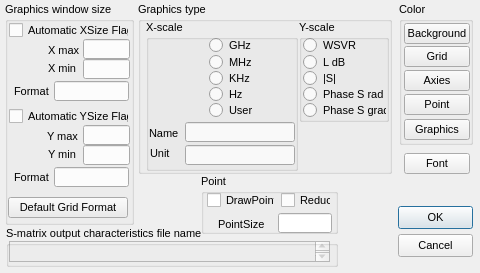
<?xml version="1.0" encoding="UTF-8"?>
<!-- Файл создан tools/rc2ui.py из ресурсов Windows-версии. Не править вручную. -->
<ui version="4.0">
 <class>IDD_DIALOG1</class>
 <widget class="QDialog" name="IDD_DIALOG1">
  <property name="geometry">
   <rect>
    <x>0</x>
    <y>0</y>
    <width>480</width>
    <height>273</height>
   </rect>
  </property>
  <property name="minimumSize">
   <size>
    <width>480</width>
    <height>273</height>
   </size>
  </property>
  <property name="maximumSize">
   <size>
    <width>480</width>
    <height>273</height>
   </size>
  </property>
  <property name="windowTitle">
   <string notr="true">Viewport</string>
  </property>
  <property name="font">
   <font>
    <pointsize>8</pointsize>
   </font>
  </property>
   <widget class="QCheckBox" name="IDC_GRPAR_POINTFLAG2">
    <property name="geometry">
     <rect>
      <x>281</x>
      <y>190</y>
      <width>50</width>
      <height>20</height>
     </rect>
    </property>
    <property name="text">
     <string notr="true">Reduct</string>
    </property>
   </widget>
   <widget class="QPushButton" name="IDOK7">
    <property name="geometry">
     <rect>
      <x>404</x>
      <y>119</y>
      <width>66</width>
      <height>21</height>
     </rect>
    </property>
    <property name="text">
     <string notr="true">Graphics</string>
    </property>
   </widget>
   <widget class="QGroupBox" name="IDC_STATIC_16">
    <property name="geometry">
     <rect>
      <x>201</x>
      <y>174</y>
      <width>137</width>
      <height>60</height>
     </rect>
    </property>
    <property name="title">
     <string notr="true">Point</string>
    </property>
   </widget>
   <widget class="QLabel" name="IDC_STATIC_15">
    <property name="geometry">
     <rect>
      <x>218</x>
      <y>216</y>
      <width>53</width>
      <height>16</height>
     </rect>
    </property>
    <property name="alignment">
     <set>Qt::AlignLeft|Qt::AlignVCenter</set>
    </property>
    <property name="text">
     <string notr="true">PointSize</string>
    </property>
   </widget>
   <widget class="QLineEdit" name="IDC_GRPAR_POINTSIZE__">
    <property name="geometry">
     <rect>
      <x>278</x>
      <y>213</y>
      <width>54</width>
      <height>20</height>
     </rect>
    </property>
   </widget>
   <widget class="QPushButton" name="ID_DEFAULT_GRID_FORMAT">
    <property name="geometry">
     <rect>
      <x>8</x>
      <y>197</y>
      <width>120</width>
      <height>21</height>
     </rect>
    </property>
    <property name="text">
     <string notr="true">Default Grid Format</string>
    </property>
   </widget>
   <widget class="QLabel" name="IDC_STATIC_14">
    <property name="geometry">
     <rect>
      <x>14</x>
      <y>83</y>
      <width>41</width>
      <height>16</height>
     </rect>
    </property>
    <property name="alignment">
     <set>Qt::AlignLeft|Qt::AlignVCenter</set>
    </property>
    <property name="text">
     <string notr="true">Format</string>
    </property>
   </widget>
   <widget class="QLineEdit" name="IDC_GRPAR_XFORMAT">
    <property name="geometry">
     <rect>
      <x>54</x>
      <y>81</y>
      <width>75</width>
      <height>20</height>
     </rect>
    </property>
   </widget>
   <widget class="QLabel" name="IDC_STATIC_13">
    <property name="geometry">
     <rect>
      <x>14</x>
      <y>169</y>
      <width>41</width>
      <height>16</height>
     </rect>
    </property>
    <property name="alignment">
     <set>Qt::AlignLeft|Qt::AlignVCenter</set>
    </property>
    <property name="text">
     <string notr="true">Format</string>
    </property>
   </widget>
   <widget class="QLineEdit" name="IDC_GRPAR_YFORMAT">
    <property name="geometry">
     <rect>
      <x>54</x>
      <y>167</y>
      <width>75</width>
      <height>20</height>
     </rect>
    </property>
   </widget>
   <widget class="QLabel" name="IDC_STATIC_12">
    <property name="geometry">
     <rect>
      <x>150</x>
      <y>145</y>
      <width>32</width>
      <height>16</height>
     </rect>
    </property>
    <property name="alignment">
     <set>Qt::AlignLeft|Qt::AlignVCenter</set>
    </property>
    <property name="text">
     <string notr="true">Unit</string>
    </property>
   </widget>
   <widget class="QLabel" name="IDC_STATIC_11">
    <property name="geometry">
     <rect>
      <x>149</x>
      <y>125</y>
      <width>32</width>
      <height>16</height>
     </rect>
    </property>
    <property name="alignment">
     <set>Qt::AlignLeft|Qt::AlignVCenter</set>
    </property>
    <property name="text">
     <string notr="true">Name</string>
    </property>
   </widget>
   <widget class="QLineEdit" name="IDC_GRPAR_XUSERAXIESNAME">
    <property name="geometry">
     <rect>
      <x>185</x>
      <y>122</y>
      <width>110</width>
      <height>20</height>
     </rect>
    </property>
   </widget>
   <widget class="QLineEdit" name="IDC_GRPAR_XUSERUNIT">
    <property name="geometry">
     <rect>
      <x>185</x>
      <y>145</y>
      <width>110</width>
      <height>20</height>
     </rect>
    </property>
   </widget>
   <widget class="QPushButton" name="IDCANCEL">
    <property name="geometry">
     <rect>
      <x>398</x>
      <y>234</y>
      <width>75</width>
      <height>23</height>
     </rect>
    </property>
    <property name="text">
     <string notr="true">Cancel</string>
    </property>
   </widget>
   <widget class="QPushButton" name="IDOK">
    <property name="geometry">
     <rect>
      <x>398</x>
      <y>206</y>
      <width>75</width>
      <height>23</height>
     </rect>
    </property>
    <property name="default">
     <bool>true</bool>
    </property>
    <property name="text">
     <string notr="true">OK</string>
    </property>
   </widget>
   <widget class="QPushButton" name="IDOK2">
    <property name="geometry">
     <rect>
      <x>404</x>
      <y>153</y>
      <width>66</width>
      <height>21</height>
     </rect>
    </property>
    <property name="text">
     <string notr="true">Font</string>
    </property>
   </widget>
   <widget class="QPushButton" name="IDOK3">
    <property name="geometry">
     <rect>
      <x>404</x>
      <y>94</y>
      <width>66</width>
      <height>21</height>
     </rect>
    </property>
    <property name="text">
     <string notr="true">Point</string>
    </property>
   </widget>
   <widget class="QPushButton" name="IDOK5">
    <property name="geometry">
     <rect>
      <x>404</x>
      <y>70</y>
      <width>66</width>
      <height>21</height>
     </rect>
    </property>
    <property name="text">
     <string notr="true">Axies</string>
    </property>
   </widget>
   <widget class="QPushButton" name="IDOK4">
    <property name="geometry">
     <rect>
      <x>404</x>
      <y>46</y>
      <width>66</width>
      <height>21</height>
     </rect>
    </property>
    <property name="text">
     <string notr="true">Grid</string>
    </property>
   </widget>
   <widget class="QPushButton" name="IDOK6">
    <property name="geometry">
     <rect>
      <x>404</x>
      <y>23</y>
      <width>66</width>
      <height>21</height>
     </rect>
    </property>
    <property name="text">
     <string notr="true">Background</string>
    </property>
   </widget>
   <widget class="QGroupBox" name="IDC_STATIC_10">
    <property name="geometry">
     <rect>
      <x>399</x>
      <y>2</y>
      <width>74</width>
      <height>143</height>
     </rect>
    </property>
    <property name="title">
     <string notr="true">Color</string>
    </property>
   </widget>
   <widget class="QPlainTextEdit" name="IDC_GRPAR_DATFILENAME">
    <property name="geometry">
     <rect>
      <x>9</x>
      <y>241</y>
      <width>321</width>
      <height>21</height>
     </rect>
    </property>
    <property name="enabled">
     <bool>false</bool>
    </property>
    <property name="lineWrapMode">
     <enum>QPlainTextEdit::NoWrap</enum>
    </property>
   </widget>
   <widget class="QGroupBox" name="IDC_STATIC_9">
    <property name="geometry">
     <rect>
      <x>6</x>
      <y>226</y>
      <width>332</width>
      <height>41</height>
     </rect>
    </property>
    <property name="title">
     <string notr="true">S-matrix output characteristics file name</string>
    </property>
   </widget>
   <widget class="QCheckBox" name="IDC_GRPAR_POINTFLAG">
    <property name="geometry">
     <rect>
      <x>207</x>
      <y>190</y>
      <width>68</width>
      <height>20</height>
     </rect>
    </property>
    <property name="text">
     <string notr="true">DrawPoint </string>
    </property>
   </widget>
   <widget class="QRadioButton" name="IDC_GREDIT_SFILENAME5">
    <property name="geometry">
     <rect>
      <x>303</x>
      <y>102</y>
      <width>83</width>
      <height>16</height>
     </rect>
    </property>
    <property name="text">
     <string notr="true">Phase S grad</string>
    </property>
   <attribute name="buttonGroup">
    <string>buttonGroup_2</string>
   </attribute>
   </widget>
   <widget class="QRadioButton" name="IDC_GREDIT_SFILENAME4">
    <property name="geometry">
     <rect>
      <x>303</x>
      <y>86</y>
      <width>83</width>
      <height>16</height>
     </rect>
    </property>
    <property name="text">
     <string notr="true">Phase S rad</string>
    </property>
   <attribute name="buttonGroup">
    <string>buttonGroup_2</string>
   </attribute>
   </widget>
   <widget class="QRadioButton" name="IDC_GREDIT_SFILENAME3">
    <property name="geometry">
     <rect>
      <x>303</x>
      <y>70</y>
      <width>60</width>
      <height>16</height>
     </rect>
    </property>
    <property name="text">
     <string notr="true">|S|</string>
    </property>
   <attribute name="buttonGroup">
    <string>buttonGroup_2</string>
   </attribute>
   </widget>
   <widget class="QRadioButton" name="IDC_GREDIT_SFILENAME2">
    <property name="geometry">
     <rect>
      <x>303</x>
      <y>54</y>
      <width>60</width>
      <height>16</height>
     </rect>
    </property>
    <property name="text">
     <string notr="true">L dB</string>
    </property>
   <attribute name="buttonGroup">
    <string>buttonGroup_2</string>
   </attribute>
   </widget>
   <widget class="QRadioButton" name="IDC_GRPAR_YSKSV1">
    <property name="geometry">
     <rect>
      <x>303</x>
      <y>37</y>
      <width>53</width>
      <height>16</height>
     </rect>
    </property>
    <property name="text">
     <string notr="true">WSVR</string>
    </property>
   <attribute name="buttonGroup">
    <string>buttonGroup_2</string>
   </attribute>
   </widget>
   <widget class="QGroupBox" name="IDC_STATIC_8">
    <property name="geometry">
     <rect>
      <x>299</x>
      <y>20</y>
      <width>90</width>
      <height>102</height>
     </rect>
    </property>
    <property name="title">
     <string notr="true">Y-scale</string>
    </property>
   </widget>
   <widget class="QRadioButton" name="IDC_GRPAR_XINHZ2">
    <property name="geometry">
     <rect>
      <x>209</x>
      <y>102</y>
      <width>45</width>
      <height>16</height>
     </rect>
    </property>
    <property name="text">
     <string notr="true">User</string>
    </property>
   <attribute name="buttonGroup">
    <string>buttonGroup_1</string>
   </attribute>
   </widget>
   <widget class="QRadioButton" name="IDC_GRPAR_XINHZ">
    <property name="geometry">
     <rect>
      <x>209</x>
      <y>86</y>
      <width>45</width>
      <height>16</height>
     </rect>
    </property>
    <property name="text">
     <string notr="true">Hz</string>
    </property>
   <attribute name="buttonGroup">
    <string>buttonGroup_1</string>
   </attribute>
   </widget>
   <widget class="QRadioButton" name="IDC_GRPAR_XINKHZ">
    <property name="geometry">
     <rect>
      <x>209</x>
      <y>70</y>
      <width>45</width>
      <height>16</height>
     </rect>
    </property>
    <property name="text">
     <string notr="true">KHz</string>
    </property>
   <attribute name="buttonGroup">
    <string>buttonGroup_1</string>
   </attribute>
   </widget>
   <widget class="QRadioButton" name="IDC_GRPAR_XINMHZ">
    <property name="geometry">
     <rect>
      <x>209</x>
      <y>54</y>
      <width>45</width>
      <height>16</height>
     </rect>
    </property>
    <property name="text">
     <string notr="true">MHz</string>
    </property>
   <attribute name="buttonGroup">
    <string>buttonGroup_1</string>
   </attribute>
   </widget>
   <widget class="QRadioButton" name="IDC_GRPAR_XINGHZ">
    <property name="geometry">
     <rect>
      <x>209</x>
      <y>37</y>
      <width>45</width>
      <height>16</height>
     </rect>
    </property>
    <property name="text">
     <string notr="true">GHz</string>
    </property>
   <attribute name="buttonGroup">
    <string>buttonGroup_1</string>
   </attribute>
   </widget>
   <widget class="QGroupBox" name="IDC_STATIC_7">
    <property name="geometry">
     <rect>
      <x>146</x>
      <y>20</y>
      <width>152</width>
      <height>151</height>
     </rect>
    </property>
    <property name="title">
     <string notr="true">X-scale</string>
    </property>
   </widget>
   <widget class="QGroupBox" name="IDC_STATIC_6">
    <property name="geometry">
     <rect>
      <x>138</x>
      <y>2</y>
      <width>254</width>
      <height>172</height>
     </rect>
    </property>
    <property name="title">
     <string notr="true">Graphics type</string>
    </property>
   </widget>
   <widget class="QLineEdit" name="IDC_GRPAR_YMIN">
    <property name="geometry">
     <rect>
      <x>83</x>
      <y>145</y>
      <width>47</width>
      <height>20</height>
     </rect>
    </property>
   </widget>
   <widget class="QLabel" name="IDC_STATIC_5">
    <property name="geometry">
     <rect>
      <x>48</x>
      <y>146</y>
      <width>33</width>
      <height>16</height>
     </rect>
    </property>
    <property name="alignment">
     <set>Qt::AlignLeft|Qt::AlignVCenter</set>
    </property>
    <property name="text">
     <string notr="true">Y min</string>
    </property>
   </widget>
   <widget class="QLineEdit" name="IDC_GRPAR_YMAX">
    <property name="geometry">
     <rect>
      <x>83</x>
      <y>125</y>
      <width>47</width>
      <height>20</height>
     </rect>
    </property>
   </widget>
   <widget class="QLabel" name="IDC_STATIC_4">
    <property name="geometry">
     <rect>
      <x>47</x>
      <y>128</y>
      <width>33</width>
      <height>16</height>
     </rect>
    </property>
    <property name="alignment">
     <set>Qt::AlignLeft|Qt::AlignVCenter</set>
    </property>
    <property name="text">
     <string notr="true">Y max</string>
    </property>
   </widget>
   <widget class="QCheckBox" name="IDC_GRPAR_AYSFLAG">
    <property name="geometry">
     <rect>
      <x>9</x>
      <y>106</y>
      <width>120</width>
      <height>21</height>
     </rect>
    </property>
    <property name="text">
     <string notr="true">Automatic YSize Flag </string>
    </property>
   </widget>
   <widget class="QLineEdit" name="IDC_GRPAR_XMIN">
    <property name="geometry">
     <rect>
      <x>83</x>
      <y>59</y>
      <width>47</width>
      <height>20</height>
     </rect>
    </property>
   </widget>
   <widget class="QLabel" name="IDC_STATIC_3">
    <property name="geometry">
     <rect>
      <x>48</x>
      <y>60</y>
      <width>33</width>
      <height>16</height>
     </rect>
    </property>
    <property name="alignment">
     <set>Qt::AlignLeft|Qt::AlignVCenter</set>
    </property>
    <property name="text">
     <string notr="true">X min</string>
    </property>
   </widget>
   <widget class="QLineEdit" name="IDC_GRPAR_XMAX">
    <property name="geometry">
     <rect>
      <x>83</x>
      <y>39</y>
      <width>47</width>
      <height>20</height>
     </rect>
    </property>
   </widget>
   <widget class="QLabel" name="IDC_STATIC_2">
    <property name="geometry">
     <rect>
      <x>48</x>
      <y>42</y>
      <width>33</width>
      <height>16</height>
     </rect>
    </property>
    <property name="alignment">
     <set>Qt::AlignLeft|Qt::AlignVCenter</set>
    </property>
    <property name="text">
     <string notr="true">X max</string>
    </property>
   </widget>
   <widget class="QCheckBox" name="IDC_GRPAR_AXSFLAG">
    <property name="geometry">
     <rect>
      <x>9</x>
      <y>20</y>
      <width>120</width>
      <height>21</height>
     </rect>
    </property>
    <property name="text">
     <string notr="true">Automatic XSize Flag </string>
    </property>
   </widget>
   <widget class="QGroupBox" name="IDC_STATIC">
    <property name="geometry">
     <rect>
      <x>5</x>
      <y>2</y>
      <width>129</width>
      <height>223</height>
     </rect>
    </property>
    <property name="title">
     <string notr="true">Graphics window size</string>
    </property>
   </widget>
 </widget>
 <resources/>
 <connections/>
 <tabstops>
  <tabstop>IDC_GRPAR_AXSFLAG</tabstop>
  <tabstop>IDC_GRPAR_XMAX</tabstop>
  <tabstop>IDC_GRPAR_XMIN</tabstop>
  <tabstop>IDC_GRPAR_AYSFLAG</tabstop>
  <tabstop>IDC_GRPAR_YMAX</tabstop>
  <tabstop>IDC_GRPAR_YMIN</tabstop>
  <tabstop>IDC_GRPAR_XINGHZ</tabstop>
  <tabstop>IDC_GRPAR_XINMHZ</tabstop>
  <tabstop>IDC_GRPAR_XINKHZ</tabstop>
  <tabstop>IDC_GRPAR_XINHZ</tabstop>
  <tabstop>IDC_GRPAR_XINHZ2</tabstop>
  <tabstop>IDC_GRPAR_YSKSV1</tabstop>
  <tabstop>IDC_GREDIT_SFILENAME2</tabstop>
  <tabstop>IDC_GREDIT_SFILENAME3</tabstop>
  <tabstop>IDC_GREDIT_SFILENAME4</tabstop>
  <tabstop>IDC_GREDIT_SFILENAME5</tabstop>
  <tabstop>IDC_GRPAR_POINTFLAG</tabstop>
  <tabstop>IDC_GRPAR_DATFILENAME</tabstop>
  <tabstop>IDOK6</tabstop>
  <tabstop>IDOK4</tabstop>
  <tabstop>IDOK5</tabstop>
  <tabstop>IDOK3</tabstop>
  <tabstop>IDOK2</tabstop>
  <tabstop>IDOK</tabstop>
  <tabstop>IDCANCEL</tabstop>
  <tabstop>IDC_GRPAR_XUSERUNIT</tabstop>
  <tabstop>IDC_GRPAR_XUSERAXIESNAME</tabstop>
  <tabstop>IDC_GRPAR_YFORMAT</tabstop>
  <tabstop>IDC_GRPAR_XFORMAT</tabstop>
  <tabstop>ID_DEFAULT_GRID_FORMAT</tabstop>
  <tabstop>IDC_GRPAR_POINTSIZE__</tabstop>
  <tabstop>IDOK7</tabstop>
  <tabstop>IDC_GRPAR_POINTFLAG2</tabstop>
 </tabstops>
 <buttongroups>
  <buttongroup name="buttonGroup_1"/>
  <buttongroup name="buttonGroup_2"/>
 </buttongroups>
</ui>
